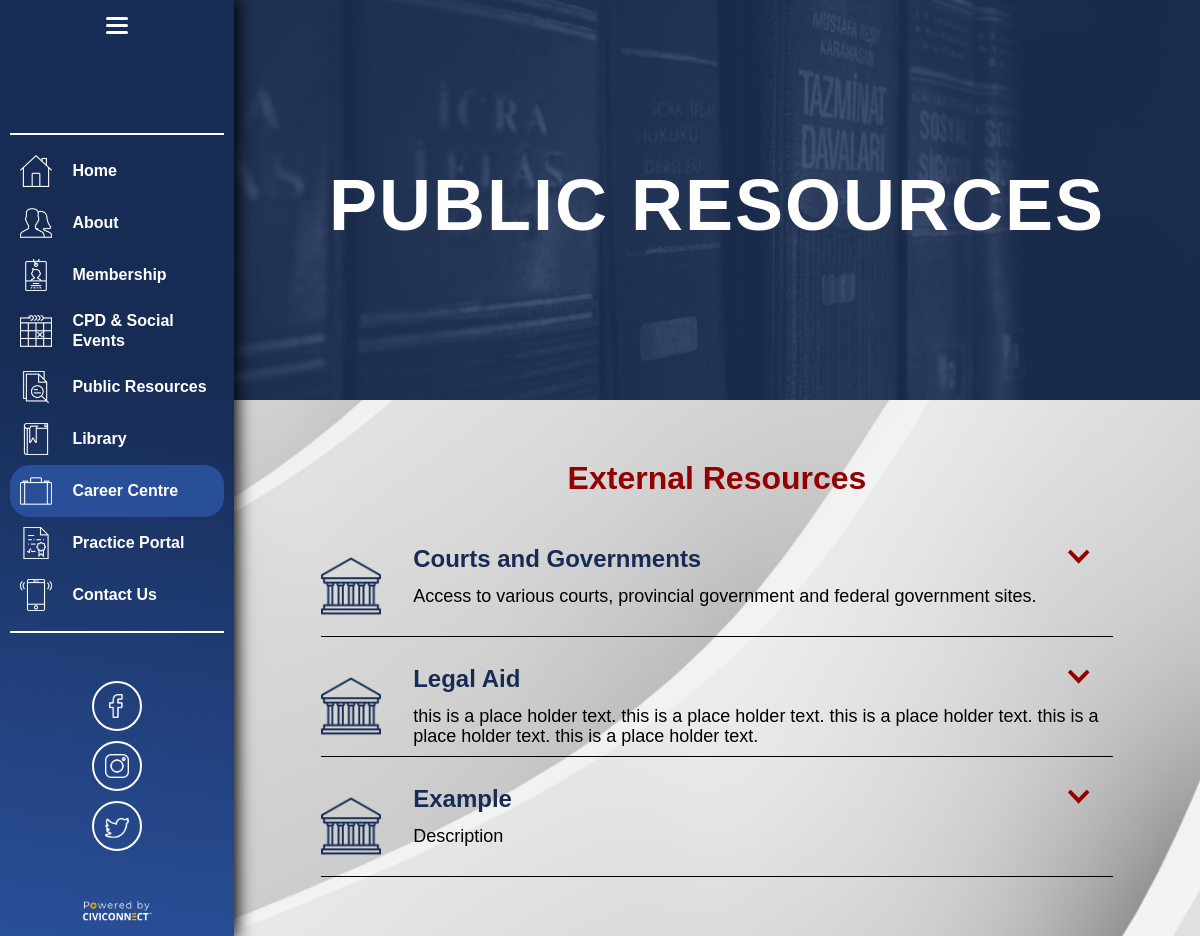
Page /public-resourcess/ on the committed database.
### WellandLaw_app/models.py (models this page shows, shortened)
class PublicResources(models.Model):
    title = models.CharField(max_length=200)
    icon = models.ImageField(upload_to='static/images/publicresources', blank=True, null=True)
    description = models.CharField(max_length=500)
    links = RichTextField(blank=True, null=True)
    class Meta:
        verbose_name_plural = "PublicResources"

### WellandLaw_app/views.py (the view)
# urls.py: path('public-resourcess/', views.publicresources, name="public-resources"),
def publicresources(request):
    resources = PublicResources.objects.all()
    context = {'resources': resources}
    return render(request, 'public-resources.html', context)

### templates/public-resources.html (shortened to what this page needs)
<!DOCTYPE html>
{% load static %}
<html data-wf-page="62f411e0c7f4a5cb4b771e7a" data-wf-site="62d96ebd93ffb09c4e003d66">
<head>
  <link href="{% static 'css/normalize.css' %}" rel="stylesheet" type="text/css">
  <link href="{% static 'css/webflow.css' %}" rel="stylesheet" type="text/css">
  <link href="{% static 'css/wll-b27789.webflow.css' %}" rel="stylesheet" type="text/css">
</head>
<body class="new-body">
  <div class="overall-div">
  {% include 'navbar-side.html' %}
    <div class="page-content">
      <div class="hero-image">
        <h1>PUBLIC RESOURCES</h1>
      </div>
      <div class="new-section wf-section">
        <div class="container-2 w-container">
          <div class="section-title-wrapper">
            <h2><strong>External Resources</strong></h2>
          </div>
          <div class="accordion-wrapper">
            {% for resource in resources %}
            <div data-w-id="f1a6cd1f-4eab-02a7-46ba-c6056ff8017f" style="height:110px" class="accordion-item">
              <div class="w-layout-grid grid-13"><img src="{% static 'images/Gov.png' %}" loading="lazy" id="w-node-f1a6cd1f-4eab-02a7-46ba-c6056ff80181-4b771e7a" srcset="{% static 'images/Gov-p-500.png' %} 500w, {% static 'images/Gov.png' %} 512w" sizes="(max-width: 479px) 100vw, 60px" alt="" class="image-42">
                <div class="accordion-item-trigger">
                  <div class="div-block-54">
                    <h3 class="pr-heading">{{resource.title}}</h3>
                    <div style="-webkit-transform:translate3d(0, 0, 0) scale3d(1, 1, 1) rotateX(0) rotateY(0) rotateZ(0deg) skew(0, 0);-moz-transform:translate3d(0, 0, 0) scale3d(1, 1, 1) rotateX(0) rotateY(0) rotateZ(0deg) skew(0, 0);-ms-transform:translate3d(0, 0, 0) scale3d(1, 1, 1) rotateX(0) rotateY(0) rotateZ(0deg) skew(0, 0);transform:translate3d(0, 0, 0) scale3d(1, 1, 1) rotateX(0) rotateY(0) rotateZ(0deg) skew(0, 0)" class="accordion-icon w-icon-dropdown-toggle"></div>
                  </div>
                  <div>
                    <div class="blurb-paragraph resource-paragraph">{{resource.description}}</div>
                  </div>
                </div>
              </div>
            </div>
            {% endfor %}
          </div>
        </div>
      </div>
    </div>
  </div>
</body>
</html>

### static/css/webflow.css (style rules this page uses)
[class^="w-icon-"], [class*=" w-icon-"] { font-family: 'webflow-icons' !important; speak: none; font-style: normal; font-weight: normal; font-variant: normal; text-transform: none; line-height: 1; -webkit-font-smoothing: antialiased; -moz-osx-font-smoothing: grayscale; }
.w-icon-arrow-down:before, .w-icon-dropdown-toggle:before { content: "\e603"; }
* { -webkit-box-sizing: border-box; -moz-box-sizing: border-box; box-sizing: border-box; }
html { height: 100%; }
body { margin: 0; min-height: 100%; background-color: #fff; font-family: Arial, sans-serif; font-size: 14px; line-height: 20px; color: #333; }
img { max-width: 100%; vertical-align: middle; display: inline-block; }
h1, h2, h3, h4, h5, h6 { font-weight: bold; margin-bottom: 10px; }
h1 { font-size: 38px; line-height: 44px; margin-top: 20px; }
h2 { font-size: 32px; line-height: 36px; margin-top: 20px; }
h3 { font-size: 24px; line-height: 30px; margin-top: 20px; }
.w-container { margin-left: auto; margin-right: auto; max-width: 940px; }
.w-container:before, .w-container:after { content: " "; display: table; grid-column-start: 1; grid-row-start: 1; grid-column-end: 2; grid-row-end: 2; }
.w-container:after { clear: both; }
.w-icon-dropdown-toggle { position: absolute; top: 0; right: 0; bottom: 0; margin: auto; margin-right: 20px; width: 1em; height: 1em; }

### templates/public-resources.html (style rules this page uses)
body { -ms-overflow-style: none; scrollbar-width: none; overflow-y: scroll; }

### rows in the picture
PublicResources: title "Courts and Governments", description "Access to various courts, provincial government and federal government sites."
PublicResources: title "Legal Aid", description "this is a place holder text. this is a place holder text. this is a place holder text. this is a place holder text. this is a place holder text."
PublicResources: title "Example", description "Description"
